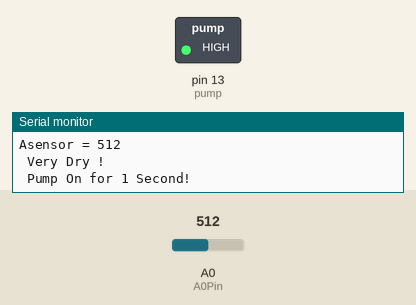
A sketch run on a simulated Arduino Uno, built with avr-gcc and run on an emulated ATmega328P. Parts: switched loads named in the sketch (green lamp = pin HIGH), the last lines printed to the serial monitor. The test bench sets the inputs (shaded band); at power-on: A0 (A0Pin) = 512.

Above: at 5.8 s.
5.9 s: A0 (A0Pin) set to 492
At 12.4 s:
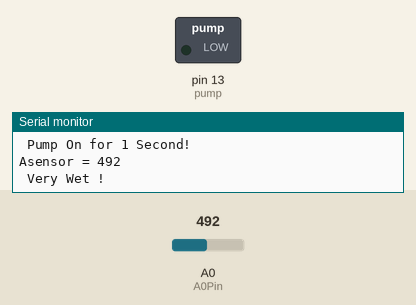
16.5 s: A0 (A0Pin) set to 510
At 19.8 s:
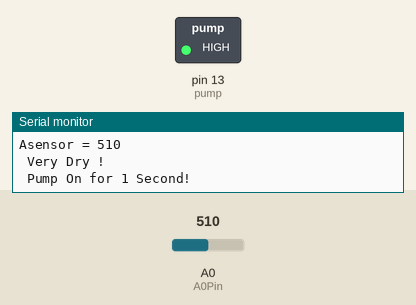
22.5 s: A0 (A0Pin) set to 490
At 24.8 s:
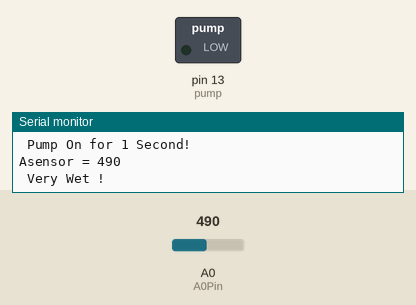
Timing chart, 0 to 26.3 s (numbered marks = the images above; inputs shaded):
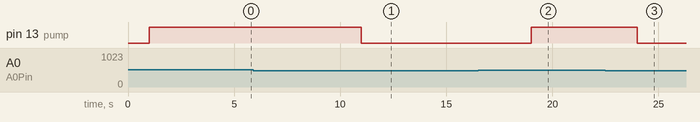

Measured:
- the behaviour switches between 501 and 500 on A0 (A0Pin) (found by bisection; images 0 and 1)
- after the input at 5.9 s, pin 13 (pump): HIGH → LOW after 5.1 s
- after the input at 16.5 s, pin 13 (pump): LOW → HIGH after 2.5 s
- after the input at 22.5 s, pin 13 (pump): HIGH → LOW after 1.5 s

The sketch:

AutoWaterPot.ino
```cpp
/* Auto Water Pot - 자동 물공급 화분 */
#define A0Pin 0
int sensorVal = 0;
int pump = 13;
void setup() {
  Serial.begin(9600);
  pinMode(pump, OUTPUT);
}
void loop() {
  sensorVal = analogRead(A0Pin);  // 토양센서값 읽어 저장
  delay(1000);
  Serial.print("Asensor = ");
  Serial.println(sensorVal);  // 0(습함) ~ 1023(건조)값 출력
  // 습도 값에 따라 출력 처리 다르게 해줌
  if ( sensorVal <= 500) {
    Serial.println(" Very Wet ! ");
    digitalWrite(pump, LOW);
  }
/*  if (sensorVal > 500 && sensorVal <= 1000) {
    Serial.println(" It's OK ! ");
    digitalWrite(pump, LOW);
    delay(500);
  }
*/
  else if ( sensorVal > 500){
    Serial.println(" Very Dry ! ");
    digitalWrite(pump, HIGH);
    Serial.println(" Pump On for 1 Second!");
    delay(1000);
  }
  delay(3000); //정보수집 시간(간격) 설정
}
```
